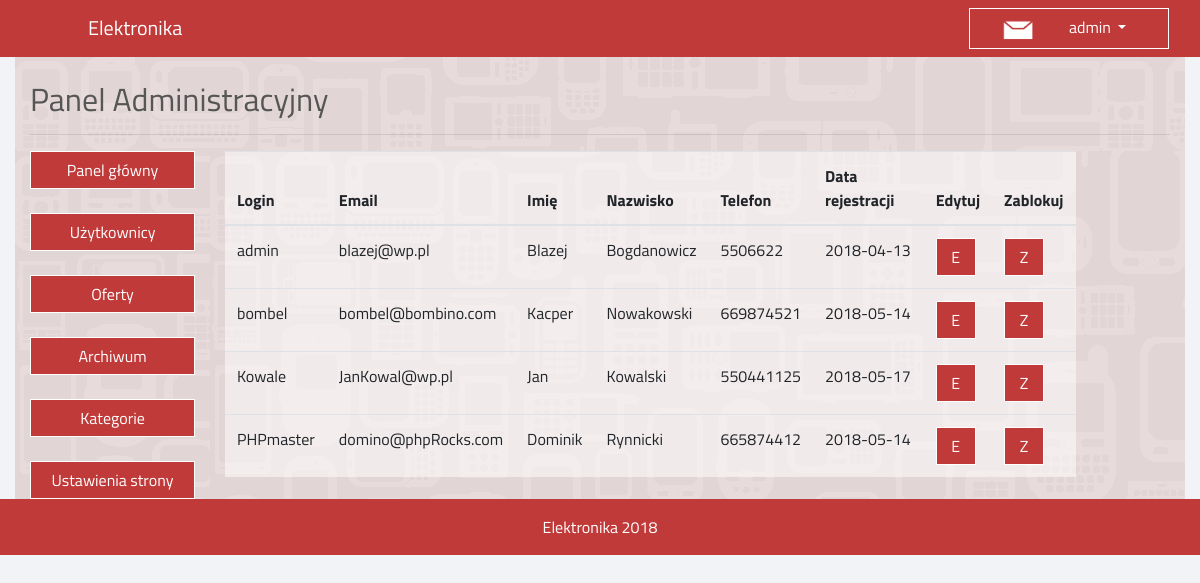
Screenshot of /src/Elektronika/admin/users (signed in) with the database file from the repository.
### tables this page shows
CREATE TABLE `users` (
  `id` int(11) NOT NULL,
  `login` varchar(50) NOT NULL,
  `password` varchar(150) NOT NULL,
  `email` varchar(40) NOT NULL,
  `name` varchar(30) NOT NULL,
  `surname` varchar(30) NOT NULL,
  `tel` int(10) NOT NULL,
  `banned` tinyint(1) NOT NULL,
  `date_register` date NOT NULL,
  `admin` int(11) NOT NULL DEFAULT '0'
);

### src/Elektronika/controllers/admin.php (called while the page is built, shortened)
<?php
class Admin extends Controller {
	function __construct() {
		$this->view->onlyForAdmin();
	}
	function users() {
		$this->view->users = $this->model->users();
		$this->view->render('admin/users');
	}
}

### src/Elektronika/index.php (called while the page is built, shortened)
<?php
require 'libs/Controller.php';
require 'libs/Model.php';
require 'libs/Database.php';
$app = new Carshow();

### src/Elektronika/libs/Model.php (called while the page is built)
<?php
class Model {
	function __construct() {
		$this->db = new Database();
	}
}

### src/Elektronika/config/dbconfig.php (called while the page is built)
<?php
return [
	'host'=> '127.0.0.1',
    'user' => 'root',
    'password' => '',
    'database' => 'elektronika'
];

### src/Elektronika/libs/Database.php (called while the page is built, shortened)
<?php
class Database extends PDO{
	public function __construct(){
		$config = require_once 'config/dbconfig.php';
	}
}

### src/Elektronika/models/admin_model.php (called while the page is built, shortened)
<?php
class Admin_Model extends Model {
	public function users(){
		 $usersQuery = $this->db->prepare('SELECT login, email, name, surname, tel, date_register, id, banned FROM users ORDER BY banned, login;');
	     $usersQuery->execute();
	     $users = $usersQuery->fetchAll();
	     return $users;
	}
}

### src/Elektronika/libs/Controller.php (called while the page is built, shortened)
<?php
class Controller {
	public function loadModel($model){
		$path_model = __DIR__.'/../models/'.$model.'_model.php';
        $path_model_win = __DIR__.'\..\models\\'.$model.'_model.php';
		if(file_exists($path_model)){
			$this->model = new $modelName;
		}
		else if(file_exists($path_model_win)){
            require $path_model_win;
            $modelName = $model . '_Model';
            $this->model = new $modelName;
        }
	}
}

### src/Elektronika/views/admin/users.php (the view, shortened to what this page needs)
<div class="container">
  	<div class="row row-margin">
   	 	<div class="col-md-12 userpanel-view-table" style="min-height:0;">
		    <br/>
		    <h2 class="title-clr">Panel Administracyjny</h2>
		    <hr/>
		</div>
		    <div class="col-md-2 userpanel-view-table" style="float: left; display: inline-block">
		    	  <a href="<?=URL?>admin/index" class="btn btn-nav-login" style="width:100%;">Panel główny</a> <br><br>
		     	  <a href="<?=URL?>admin/users" class="btn btn-nav-login" style="width:100%;">Użytkownicy</a> <br><br>
				  <a href="<?=URL?>admin/offers" class="btn btn-nav-login" style="width:100%">Oferty</a> <br><br>
				  <a href="<?=URL?>admin/archive" class="btn btn-nav-login" style="width:100%">Archiwum</a> <br><br>
				  <a href="<?=URL?>admin/category" class="btn btn-nav-login" style="width:100%">Kategorie</a> <br><br>
				  <a href="<?=URL?>admin/settings" class="btn btn-nav-login" style="width:100%">Ustawienia strony</a>
			</div>
			<div class="col-md-10 userpanel-view-table"  style="display: inline-block">
				<table class="table table-hover table-responsive" style="background-color: rgba(255,255,255,0.5); width: 90%">
				  <thead>
				    <tr>
				      <th scope="col">Login</th>
				      <th scope="col">Email</th>
				      <th scope="col">Imię</th>
				      <th scope="col">Nazwisko</th>
				      <th scope="col">Telefon</th>
				      <th scope="col">Data rejestracji</th>
				      <th scope="col">Edytuj</th>
				      <th scope="col">Zablokuj</th>
				    </tr>
				  </thead>
				  <tbody>
				    <?php
				    	for($i=0; $i < count($this->users); $i++){
					    	 $style = "";
						      echo   "<tr style=\"".$style."\">
						      			  <td>". $this->users[$i][0] ."</td>
									      <td>". $this->users[$i][1] ."</td>
									      <td>". $this->users[$i][2] ."</td>
									      <td>". $this->users[$i][3] ."</td>
									      <td>". $this->users[$i][4] ."</td>
									      <td>". $this->users[$i][5] ."</td>
									     <td>".'<a href="'.URL.'admin/edit_user/'.$this->users[$i][6].'" class="btn btn-nav-login" style="width:40px;">E</a></td>
									      <td><a href="'.URL.'admin/banUser/'.$this->users[$i][6].'" class="btn btn-nav-login" style="width:40px;">Z</a></td></td>'."
								      </tr>";
						 }
				  ?>
				  </tbody>
				</table>
		     </div>
		 </div>
	</div>
</div>

### src/Elektronika/public/css/carshow.css (style rules this page uses)
body { font-family: 'Titillium Web', sans-serif; background-color: #f2f3f6; padding-top: 54px; }
@media (min-width: 992px) { body { padding-top: 56px; } }
.title-clr { color: #565656; }
.btn-nav-login { color: #fff; background-color: #c13a3a; border-color: #fff; border-radius: 0px; }
.row-margin { margin-left: 0px; margin-right: 0px; }
.userpanel-view-table { background-color: #e2d5d5; padding-top: 0; min-height: 40vh; background-image: url('../images/bck.png'); }

### rows the page displays
users: login "admin", email "blazej@wp.pl", name "Blazej", surname "Bogdanowicz", tel "5506622", date_register "2018-04-13"
users: login "bombel", email "bombel@bombino.com", name "Kacper", surname "Nowakowski", tel "669874521", date_register "2018-05-14"
users: login "Kowale", email "JanKowal@wp.pl", name "Jan", surname "Kowalski", tel "550441125", date_register "2018-05-17", $this->users[$i][6] 4 (drawn)
users: login "PHPmaster", email "domino@phpRocks.com", name "Dominik", surname "Rynnicki", tel "665874412", date_register "2018-05-14"

### other values shown
Header "Elektronika"
$login "admin"
Footer "Elektronika 2018"
